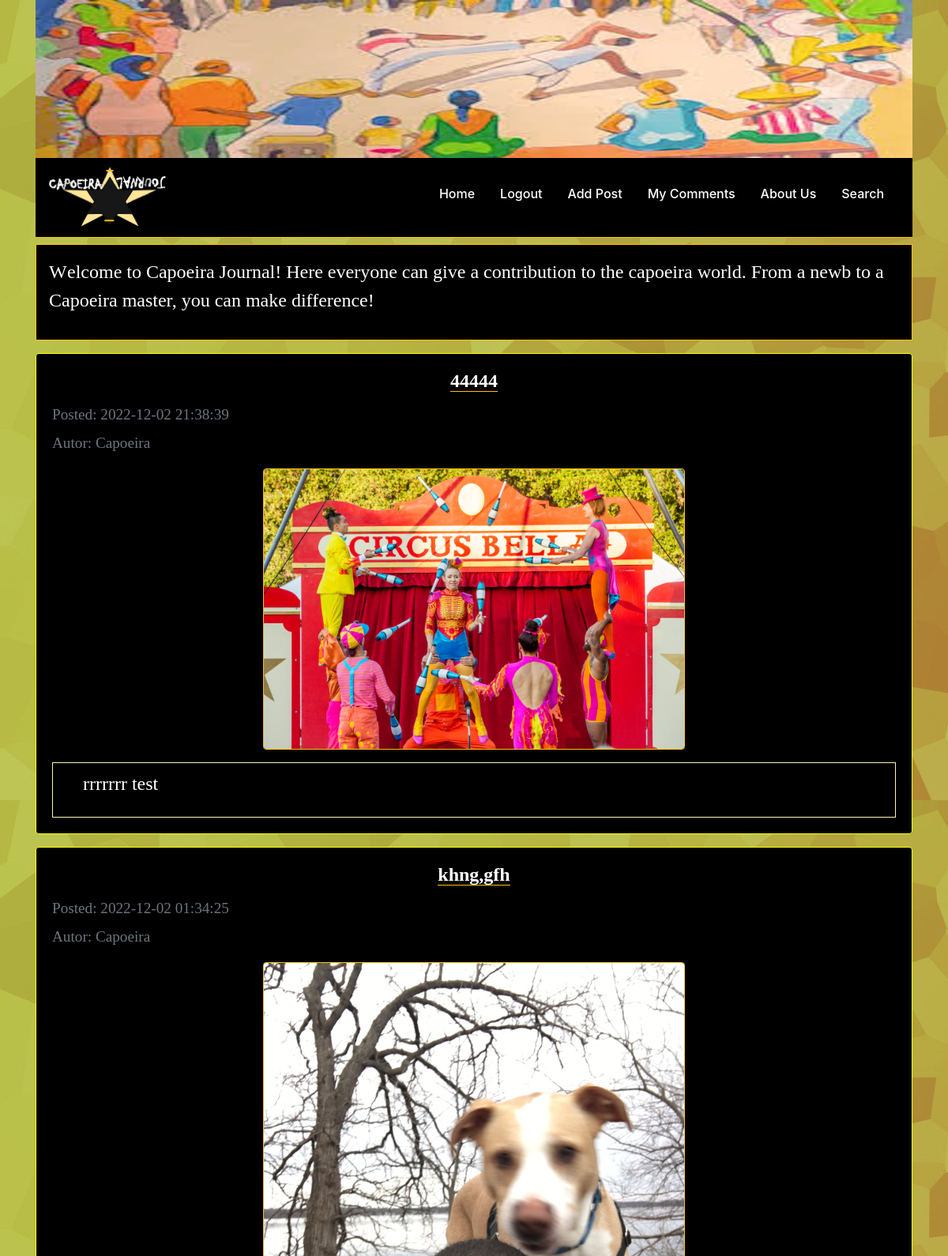
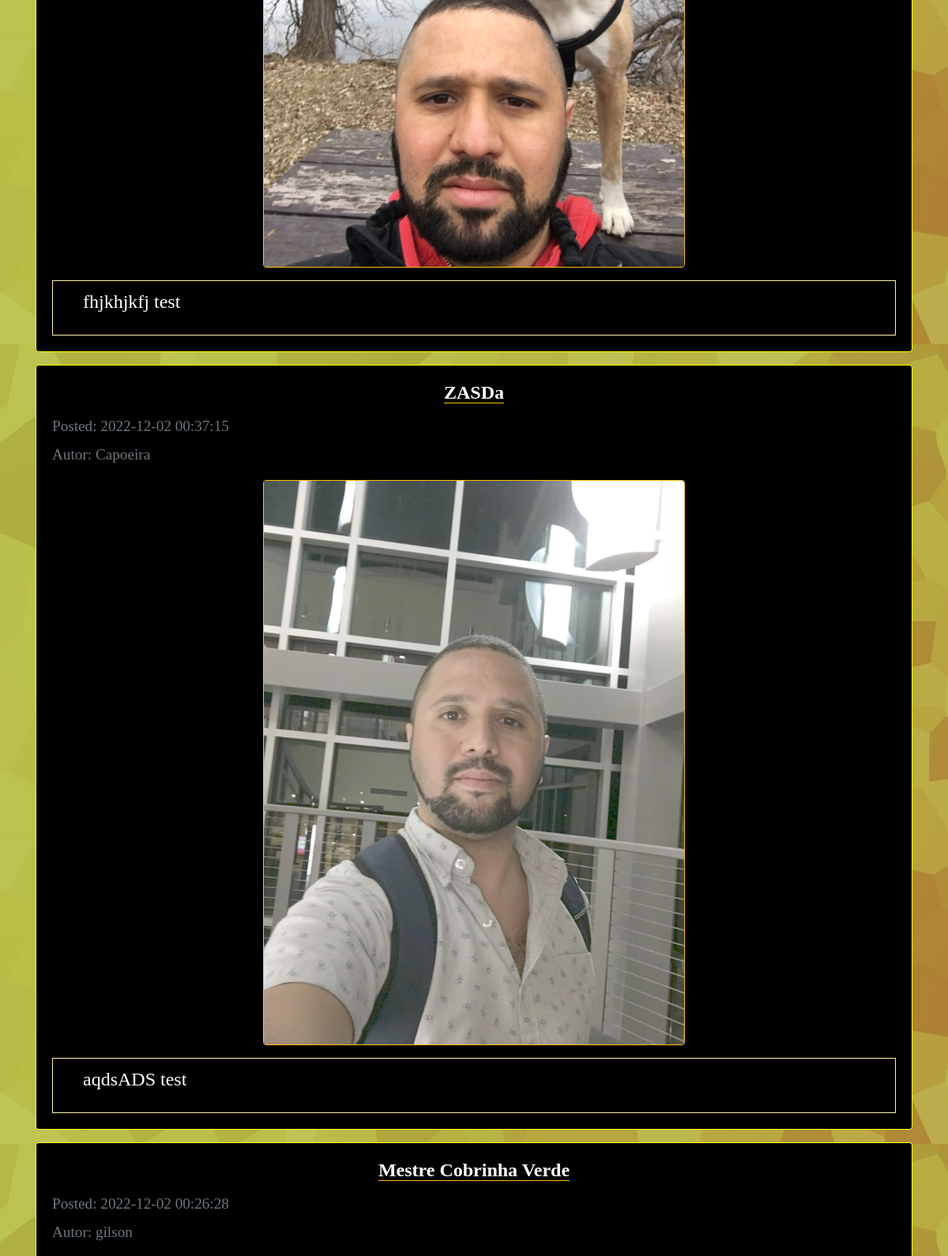
The page / (signed in, upper part) on the database its author committed (2 pictures, top to bottom).
### tables this page shows
CREATE TABLE `comments` (
  `id` int(11) NOT NULL,
  `picture_id` int(2) NOT NULL,
  `user_id` int(11) NOT NULL,
  `name` varchar(20) NOT NULL,
  `title` varchar(50) NOT NULL,
  `msg` text NOT NULL,
  `date` timestamp NOT NULL DEFAULT CURRENT_TIMESTAMP ON UPDATE CURRENT_TIMESTAMP,
  `approved` tinyint(2) NOT NULL DEFAULT '0',
  `picture` text
);

CREATE TABLE `journal_user` (
  `id` int(11) NOT NULL,
  `password` varchar(40) NOT NULL,
  `username` varchar(11) NOT NULL,
  `first_name` varchar(32) NOT NULL,
  `last_name` varchar(32) NOT NULL
);

### index.php (the view, shortened to what this page needs)
<?php
    require_once "system.php";
    if(isset($_POST['search'])){
        $search = $_POST['search'];
        $where_search="and title like '%{$search}%' or username like '%{$search}%'";
        echo '
            <style>
            div.hideMypost {
                display: none
            }
            </style>
            ';
    }
    else{
        $where_search=false;
    }
    require_once "header.php";
 ?>
<div class="container my-2 hideMypost">
    <div
        class="p-3 border border-warning"
        style="background-color:black">
        <p  id="home">
            Welcome to Capoeira Journal! Here everyone can give a contribution to the capoeira world.
            From a newb to a Capoeira master, you can make difference!
        </p>
    </div>
</div>
 <?php
    if(!empty($_SESSION['user_id'])) {
        $user_id = $_SESSION['user_id'];
    }
    else {
        $user_id = 0;
    }
    if(isset($_GET['mycomments'])) {
        $posts = mysqli_query($dbc,"SELECT comments.*, journal_user.username
                                    FROM comments
                                    INNER JOIN journal_user
                                    ON comments.user_id = journal_user.id
                                    WHERE approved =1 $where_search
                                    AND user_id =$user_id
                                    ORDER BY date DESC");
    }
     else {
         $posts = mysqli_query($dbc,"SELECT comments.*, journal_user.username
                                     FROM comments
                                     INNER JOIN journal_user
                                     ON comments.user_id = journal_user.id
                                     WHERE approved =1 $where_search
                                     and approved =1
                                     ORDER BY date DESC");
    }
     while ($post = mysqli_fetch_assoc($posts)) {
            echo '
                <div class="container">
                    <div
                        id="card"
                        class="card my-3"
                        style="border-color: yellow;
                        border-style:solid;
                        border-width: 1px;">
                        <div class="card-body">
                            <h4 style="text-align:center">
                                <strong  class="border-bottom border-warning">'.$post['title'].'</strong>
                            </h4>
                            <p>
                                <small class="text-muted">Posted: '.$post['date'].'</small><br/>
                                <small class="text-muted">Autor: '.$post['username'].'</small>
                            </p>
                            <div id="back row">
                                <img
                                class="rounded mx-auto d-block mb-3 img-fluid col-md-6 col-sm border border-warning p-0"
                                src="pictures/'.$post['picture'].'">
                            </div>
                ';
                            echo '
                                <div
                                    style="border-color: #fff3b2;
                                    border-style:solid;
                                    border-width: 1px;
                                    class="">
                                    <p class="text-left p-2">&emsp; '.$post['msg'].' test<p>
                                </div>
                        </div>
                    </div>
                </div>
            ';
    }
    require_once "footer.php";
?>

### style.css (style rules this page uses)
html { scroll-behavior: smooth; }
#home:first-letter { font-family: Georgia; color:white; font-size: 55px; initial-letter: 1; }
h2,h3,h4,p { font-family: Georgia; color:white; }
p { font-size: 24px; }
#card { background-color: black; }

### rows shown on the page
comments: title "44444", date "2022-12-02 21:38:39", user.username "Capoeira", picture (picture), msg "rrrrrrr"
comments: title "khng,gfh", date "2022-12-02 01:34:25", user.username "Capoeira", picture (picture), msg "fhjkhjkfj"
comments: title "ZASDa", date "2022-12-02 00:37:15", user.username "Capoeira", picture (picture), msg "aqdsADS"
comments: title "Mestre Cobrinha Verde", date "2022-12-02 00:26:28", user.username "gilson"
